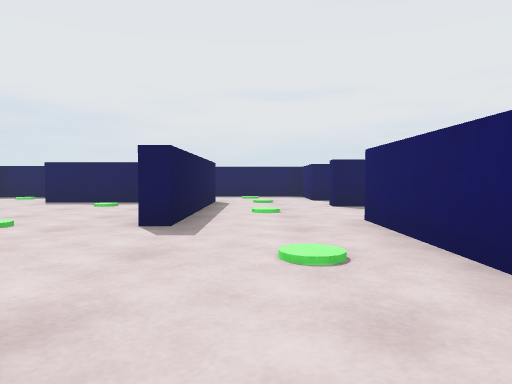
view 1 (above)

24 first-person views from a walk through a Unity game level. The camera is 0.29 m above the floor, tilts 2° down and sees 70° across. The floor is counted in squares, 0.5 m on a side. Each view is taken from the middle of a square. On the plan, view 1 faces up. The plan holds only what a view shows up to about 10 squares ahead; the rest is blank. Some animated figures are left out.

view 2
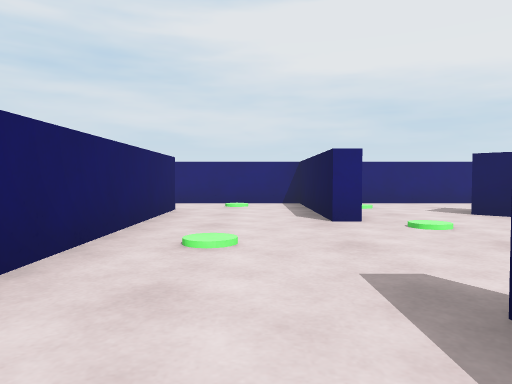

view 3
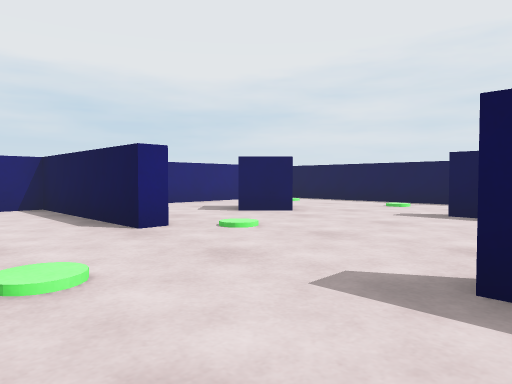

view 4
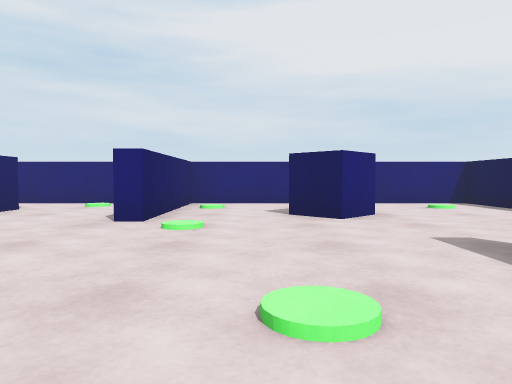

view 5
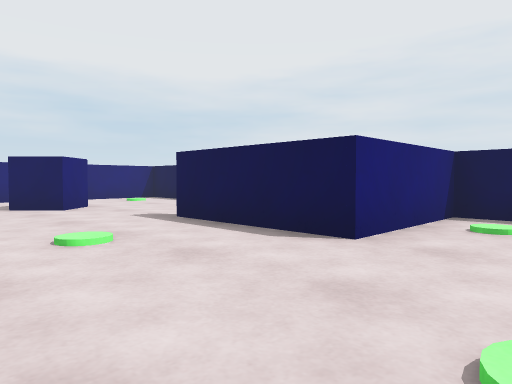

view 6
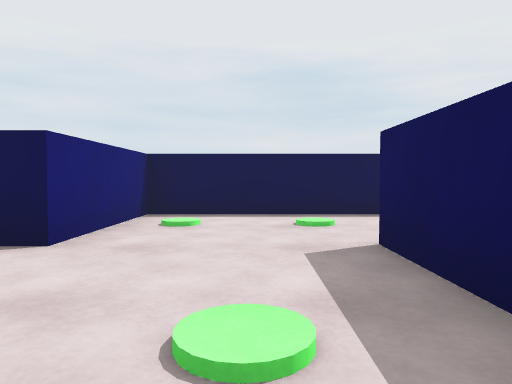

view 7
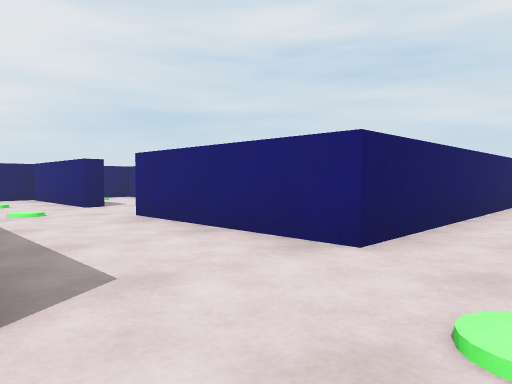

view 8
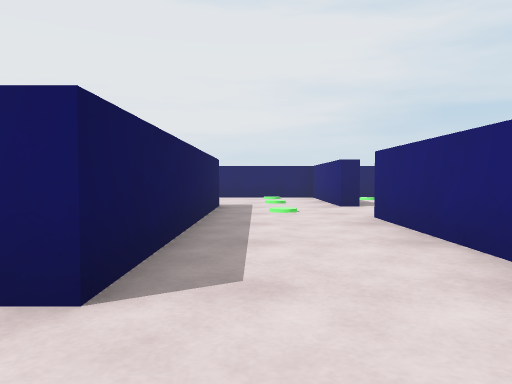

view 9
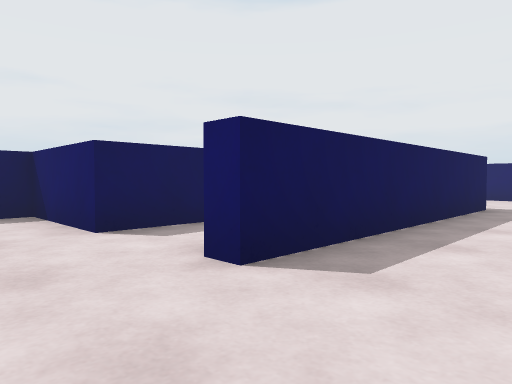

view 10
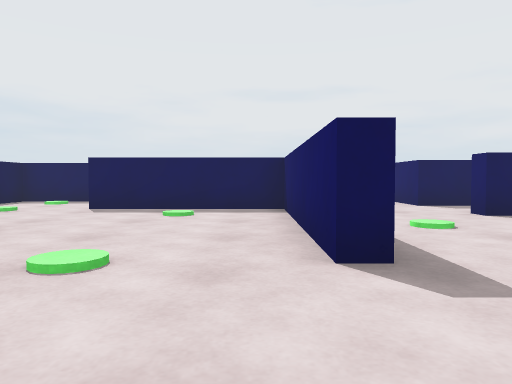

view 11
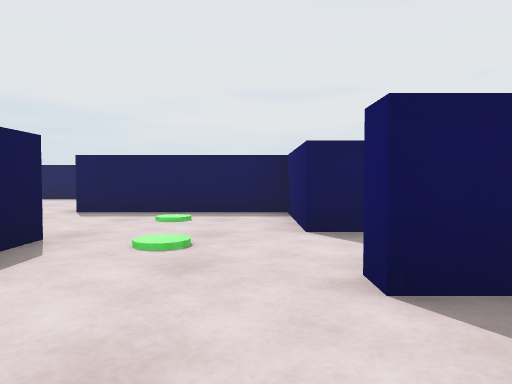

view 12
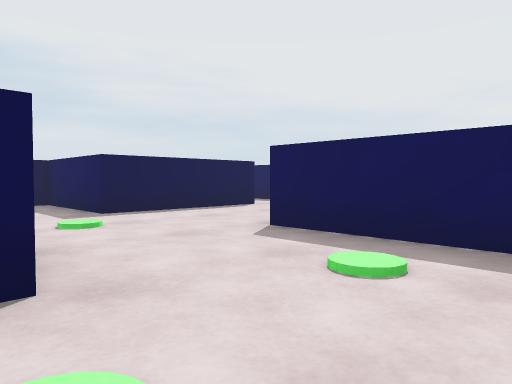

view 13
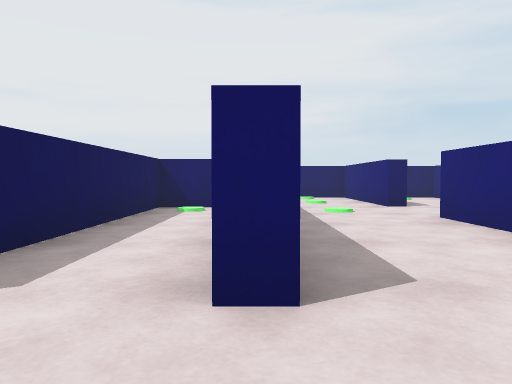

view 14
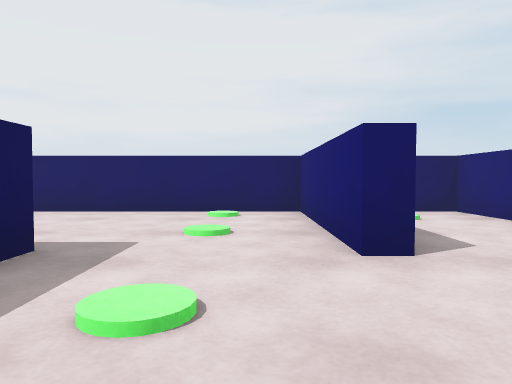

view 15
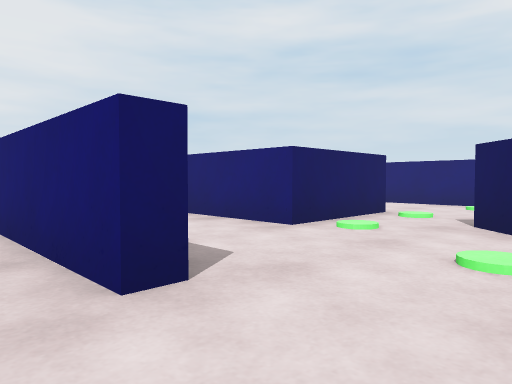

view 16
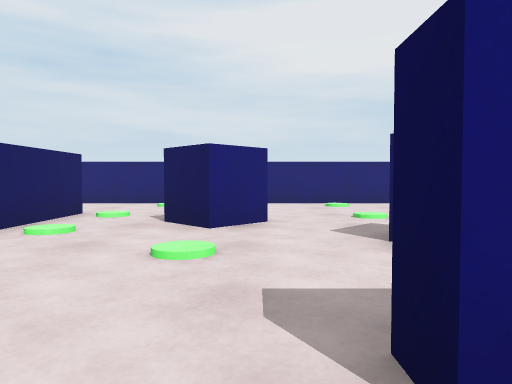

view 17
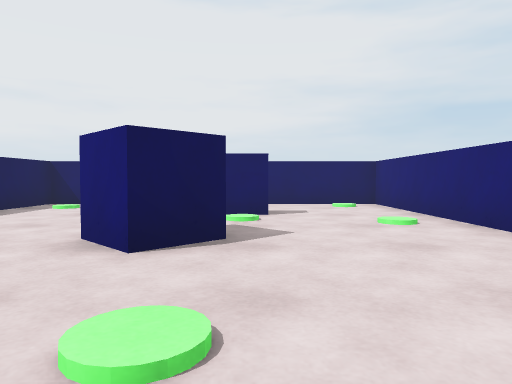

view 18
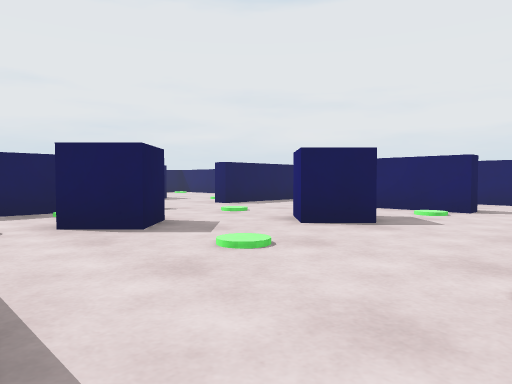

view 19
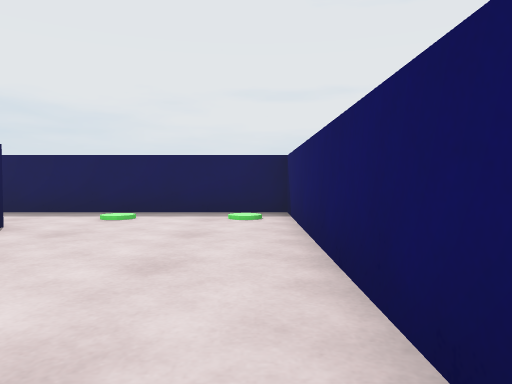

view 20
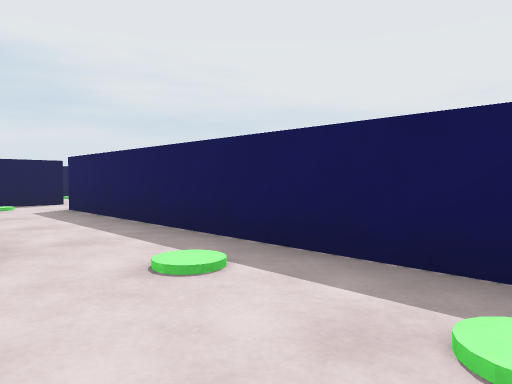

view 21
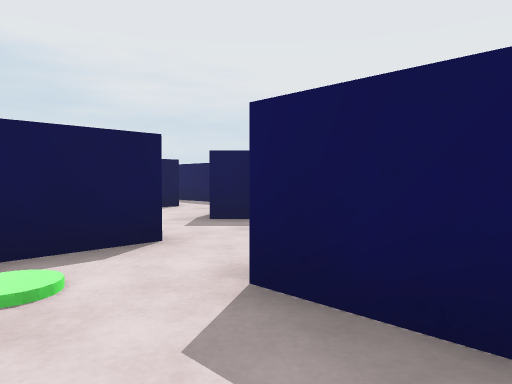

view 22
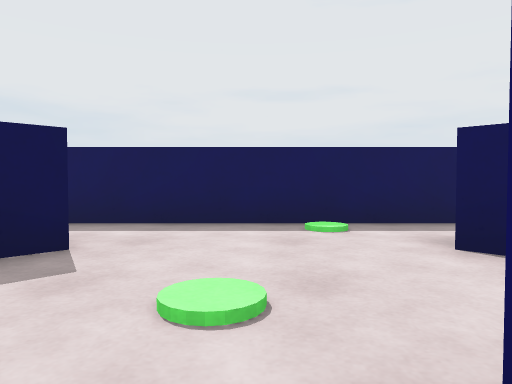

view 23
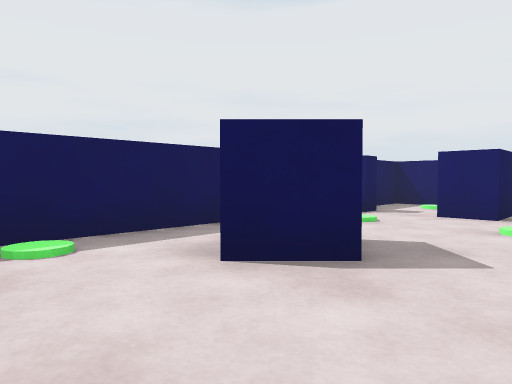

view 24
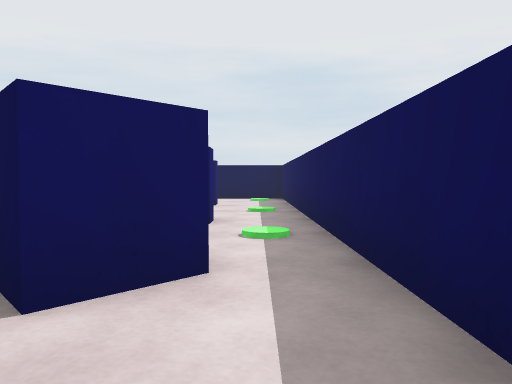

### Floor plan
Ten units are one square. View 1 is at (0, 0); x grows to the right and y downward. Boxes are objects, and circles mark ways between rooms. Rooms are numbered by the first view taken in them; rooms with no view inside come last. Other rooms are left out.
<svg viewBox="-86 -173 207 206">
<path fill="none" stroke="#000" d="M15 10 15 -15M-11 -10 -11 28 24 28M15 -52 55 -52M80 -78 15 -78 15 -82M-11 -84 -11 -55M-52 -62 -52 -30M-11 -55 -11 -45 -14 -45 -14 -91 -52 -91M-81 -22 -81 28 -14 28 -14 -10 -11 -10M15 -15 15 -52M-11 -96 -11 -84M-22 -154 -17 -154M-16 -168 -56 -168M-52 -151 -52 -115M75 -89 75 -100 15 -100 15 -124 -22 -124M89 2 89 -24 116 -24 116 -48 77 -48 77 -52M55 -52 55 -48M40 -48 31 -48M24 28 86 28M77 -52 116 -52 116 -124 35 -124M20 -129 20 -115M61 -168 -16 -168M-17 -154 -17 -149M89 -142 89 -150M94 2 89 2M86 28 116 28 116 -4M-81 -96 -81 -62 -52 -62M-52 -115 -81 -115 -81 -96"/>
<rect x="-55" y="-15" width="20" height="30" fill="#bbb"><title>other object</title></rect>
<rect x="25" y="-35" width="30" height="20" fill="#bbb"><title>other object</title></rect>
<rect x="55" y="-25" width="20" height="30" fill="#bbb"><title>other object</title></rect>
<rect x="-5" y="-165" width="20" height="30" fill="#bbb"><title>other object</title></rect>
<rect x="45" y="-165" width="20" height="30" fill="#bbb"><title>other object</title></rect>
<circle cx="5" cy="-5" r="3" fill="#2a7"/>
<circle cx="20" cy="15" r="3" fill="#2a7"/>
<circle cx="5" cy="-50" r="3" fill="#2a7"/>
<circle cx="5" cy="-80" r="3" fill="#2a7"/>
<circle cx="65" cy="-50" r="3" fill="#2a7"/>
<circle cx="80" cy="-65" r="3" fill="#2a7"/>
<circle cx="-50" cy="-75" r="3" fill="#2a7"/>
<circle cx="-20" cy="-160" r="3" fill="#2a7"/>
<circle cx="-50" cy="-105" r="3" fill="#2a7"/>
<circle cx="90" cy="15" r="3" fill="#2a7"/>
<circle cx="30" cy="-130" r="3" fill="#2a7"/>
<circle cx="-65" cy="-90" r="3" fill="#2a7"/>
<text x="10" y="10">1</text>
<text x="40" y="-70">2</text>
<text x="-40" y="-30">3</text>
<text x="-10" y="-120">4</text>
<text x="60" y="-10">5</text>
<text x="90" y="-100">6</text>
<text x="30" y="-150">7</text>
<text x="100" y="10">8</text>
<text x="-70" y="-80">9</text>
<text x="-70" y="-110">10</text>
</svg>
Room 1 opens to room 3. Room 1 opens to room 5. Room 2 opens to room 3. Room 2 opens to room 4. Room 2 opens to room 5. Room 2 opens to room 6. Room 3 opens to room 9. Room 4 opens to room 7. Room 4 opens to room 10. Room 5 opens to room 8. Room 6 opens to room 7. Room 9 opens to room 10.

Where each view was taken, in squares from view 1:
view 1: 0 up, 0 right, facing up
view 2: 6 up, 0 right, facing down
view 3: 5 up, 1 right, facing down-left
view 4: 6 up, 3 left, facing down
view 5: 8 up, 2 left, facing down-left
view 6: 8 up, 2 left, facing left
view 7: 8 up, 0 right, facing down-right
view 8: 7 up, 0 right, facing right
view 9: 6 up, 0 right, facing up-right
view 10: 2 up, 2 left, facing up
view 11: 6 up, 1 right, facing up
view 12: 9 up, 1 right, facing up-left
view 13: 8 up, 0 right, facing right
view 14: 6 up, 5 right, facing right
view 15: 6 up, 6 right, facing down-right
view 16: 6 up, 6 right, facing down
view 17: 0 up, 3 right, facing right
view 18: 2 down, 2 right, facing up-right
view 19: 6 up, 11 right, facing up
view 20: 10 up, 11 right, facing up-left
view 21: 11 up, 5 right, facing up-left
view 22: 12 up, 3 right, facing up
view 23: 13 up, 3 right, facing up-right
view 24: 16 up, 3 right, facing left
